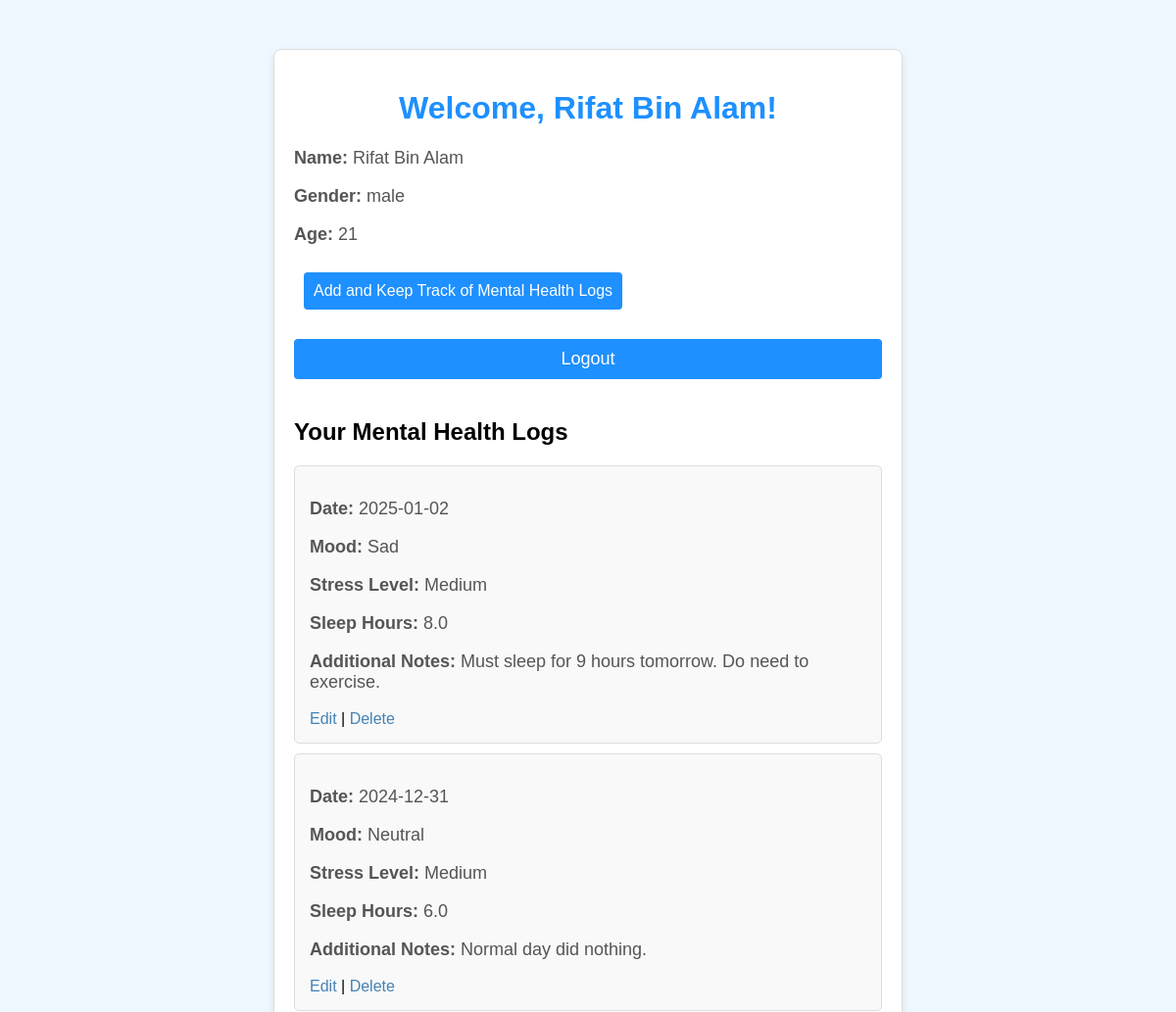
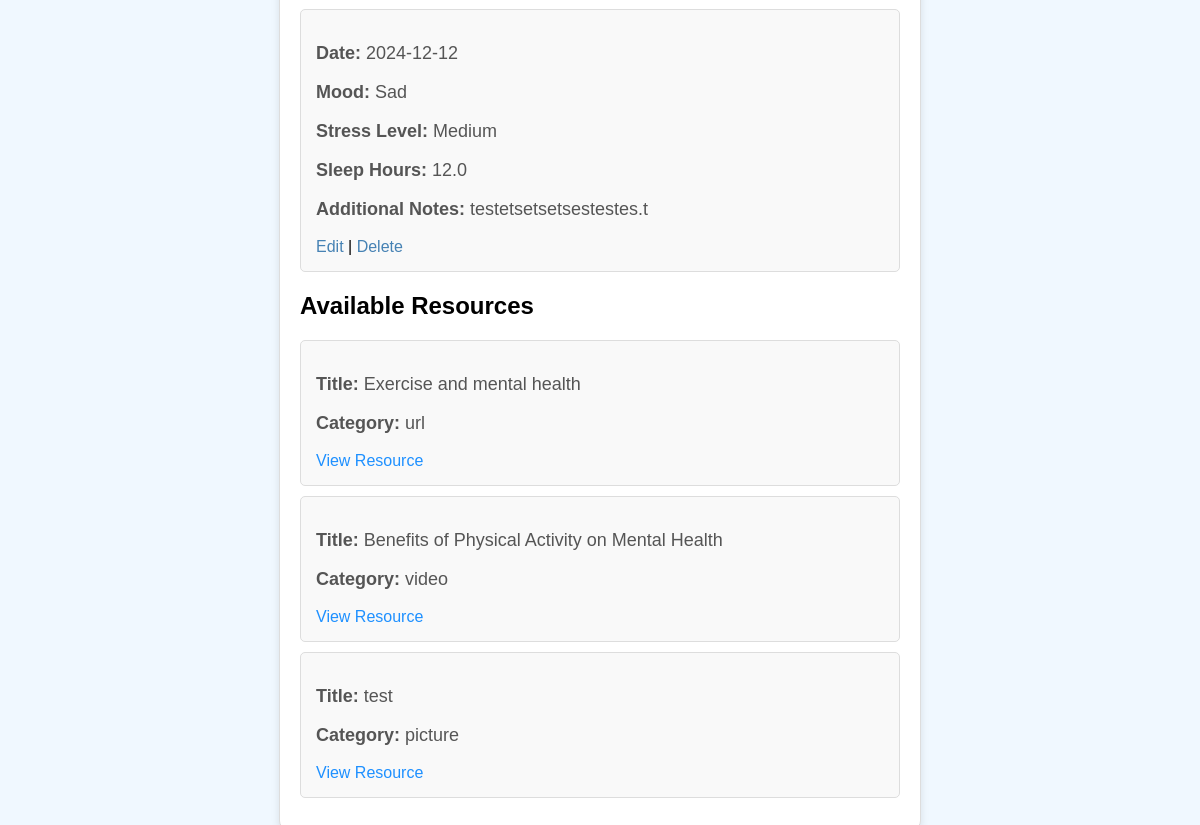
Page /mental_health_tracker/user_dashboard.php (signed in) on the committed database (2 pictures, top to bottom).
### tables this page shows
CREATE TABLE `users` (
  `id` int(11) NOT NULL,
  `name` varchar(255) NOT NULL,
  `email` varchar(255) NOT NULL,
  `age` int(3) NOT NULL,
  `password` varchar(255) NOT NULL,
  `gender` enum('male','female','other') NOT NULL,
  `created_at` timestamp NOT NULL DEFAULT current_timestamp()
);

CREATE TABLE `mental_health_logs` (
  `id` int(11) NOT NULL,
  `user_id` int(11) NOT NULL,
  `date` date NOT NULL,
  `mood` enum('Happy','Sad','Neutral','Angry','Stressed') NOT NULL,
  `stress_level` enum('Low','Medium','High') NOT NULL,
  `sleep_hours` decimal(3,1) NOT NULL CHECK (`sleep_hours` >= 0 and `sleep_hours` <= 24),
  `additional_notes` text DEFAULT NULL
);

CREATE TABLE `resources` (
  `id` int(11) NOT NULL,
  `title` varchar(255) NOT NULL,
  `category` enum('picture','video','url') NOT NULL,
  `link` text NOT NULL
);

### mental_health_tracker/user_dashboard.php (the view, shortened to what this page needs)
<?php
include 'db.php';
$user_id = $_SESSION['user_id'];
$user_name = $_SESSION['user_name'];
$sql = "SELECT * FROM users WHERE id = '$user_id'";
$result = mysqli_query($con, $sql);
$user = mysqli_fetch_assoc($result);
$log_sql = "SELECT * FROM mental_health_logs WHERE user_id = '$user_id' ORDER BY date DESC";
$log_result = mysqli_query($con, $log_sql);
$resources_sql = "SELECT * FROM resources";
$resources_result = mysqli_query($con, $resources_sql);
?>
<!DOCTYPE html>
<html lang="en">
<head>
</head>
<body>
    <div class="container">
        <h1>Welcome, <?php echo $user_name; ?>!</h1>
        <p><strong>Name:</strong> <?php echo $user_name; ?></p>
        <p><strong>Gender:</strong> <?php echo $user['gender']; ?></p>
        <p><strong>Age:</strong> <?php echo $user['age']; ?></p>
        <div class="actions">
            <a href="mental_health_log.php">Add and Keep Track of Mental Health Logs</a>
        </div>
        <form action="logout.php" method="POST">
            <input type="submit" value="Logout">
        </form>
        <div class="log-container">
            <h2>Your Mental Health Logs</h2>
            <?php
            if (mysqli_num_rows($log_result) > 0) {
                while ($log = mysqli_fetch_assoc($log_result)) {
                    echo "<div class='log-entry'>
                            <p><strong>Date:</strong> " . $log['date'] . "</p>
                            <p><strong>Mood:</strong> " . $log['mood'] . "</p>
                            <p><strong>Stress Level:</strong> " . $log['stress_level'] . "</p>
                            <p><strong>Sleep Hours:</strong> " . $log['sleep_hours'] . "</p>
                            <p><strong>Additional Notes:</strong> " . $log['additional_notes'] . "</p>
                            <a href='edit_log.php?log_id=" . $log['id'] . "'>Edit</a> |
                            <a href='?delete_log_id=" . $log['id'] . "' onclick='return confirm(\"Are you sure?\");'>Delete</a>
                          </div>";
                }
            } else {
                echo "<p>No logs found.</p>";
            }
            ?>
        </div>
        <div class="resources-container">
            <h2>Available Resources</h2>
            <?php
            if (mysqli_num_rows($resources_result) > 0) {
                while ($resource = mysqli_fetch_assoc($resources_result)) {
                    echo "<div class='resource-entry'>
                            <p><strong>Title:</strong> " . $resource['title'] . "</p>
                            <p><strong>Category:</strong> " . $resource['category'] . "</p>
                            <a href='" . $resource['link'] . "' target='_blank'>View Resource</a>
                          </div>";
                }
            } else {
                echo "<p>No resources available.</p>";
            }
            ?>
        </div>
    </div>
</body>
</html>

### mental_health_tracker/user_dashboard.php (style rules this page uses)
body { font-family: Arial, sans-serif; background-color: #f0f8ff; margin: 0; padding: 0; }
.container { width: 50%; margin: 50px auto; background-color: white; padding: 20px; box-shadow: 0 4px 8px rgba(0, 0, 0, 0.1); border-radius: 8px; border: 1px solid #ddd; }
h1 { text-align: center; color: #1e90ff; }
p { font-size: 18px; color: #555; }
.actions a { display: inline-block; margin: 10px; text-decoration: none; color: white; background-color: #1e90ff; padding: 10px; border-radius: 4px; }
form input[type="submit"] { width: 100%; padding: 10px; margin: 20px 0; background-color: #1e90ff; color: white; font-size: 18px; border: none; border-radius: 4px; cursor: pointer; }
.log-container { margin-top: 20px; }
.log-entry { background-color: #f9f9f9; padding: 15px; margin-bottom: 10px; border: 1px solid #ddd; border-radius: 5px; }
.log-entry a { color: #4682b4; text-decoration: none; }
.resources-container { margin-top: 20px; }
.resource-entry { background-color: #f9f9f9; padding: 15px; margin-bottom: 10px; border: 1px solid #ddd; border-radius: 5px; }
.resource-entry a { color: #1e90ff; text-decoration: none; }

### rows in the picture
users: gender "male", age "21"
mental_health_logs: date "2025-01-02", mood "Sad", stress_level "Medium", sleep_hours "8.0", additional_notes "Must sleep for 9 hours tomorrow. Do need to exercise."
mental_health_logs: date "2024-12-31", mood "Neutral", stress_level "Medium", sleep_hours "6.0", additional_notes "Normal day did nothing."
mental_health_logs: date "2024-12-12", mood "Sad", stress_level "Medium", sleep_hours "12.0", additional_notes "testetsetsetsestestes.t"
resources: title "Exercise and mental health", category "url"
resources: title "Benefits of Physical Activity on Mental Health", category "video"
resources: title "test", category "picture"

### other values in the picture
$user_name "Rifat Bin Alam"
